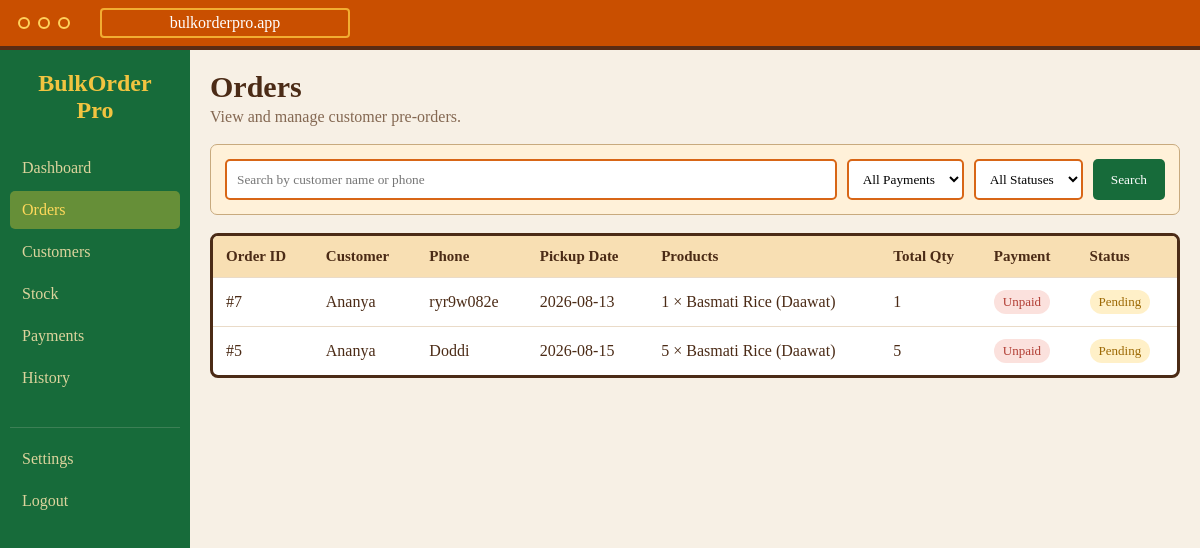
Page /orders (signed in) on the committed database.
### tables this page shows
CREATE TABLE orders (
            id INTEGER PRIMARY KEY AUTOINCREMENT,
            customer_id INTEGER NOT NULL,
            pickup_date TEXT NOT NULL,
            items INTEGER NOT NULL,
            payment_status TEXT NOT NULL,
            order_status TEXT NOT NULL, stock_id INTEGER,
            FOREIGN KEY (customer_id) REFERENCES customers(id)
        );

CREATE TABLE customers (
            id INTEGER PRIMARY KEY AUTOINCREMENT,
            customer_name TEXT NOT NULL,
            phone TEXT NOT NULL,
            date_added TEXT DEFAULT CURRENT_DATE
        );

CREATE TABLE order_items (
            id INTEGER PRIMARY KEY AUTOINCREMENT,
            order_id INTEGER NOT NULL,
            stock_id INTEGER NOT NULL,
            quantity INTEGER NOT NULL,
            FOREIGN KEY (order_id) REFERENCES orders(id),
            FOREIGN KEY (stock_id) REFERENCES stock(id)
        );

CREATE TABLE stock (
            id INTEGER PRIMARY KEY AUTOINCREMENT,
            item_name TEXT NOT NULL,
            brand TEXT NOT NULL,
            stock_quantity INTEGER NOT NULL,
            price REAL NOT NULL
        );

### app.py (the view, shortened to what this page needs)
@app.route("/orders")
def orders():
    if not user_logged_in():
        return redirect(url_for("login_page"))
    search = request.args.get(
        "search",
        ""
    ).strip()
    payment = request.args.get(
        "payment",
        ""
    ).strip()
    status = request.args.get(
        "status",
        ""
    ).strip()
    connection = get_database_connection()
    cursor = connection.cursor()
    query = """
        SELECT
            orders.id,
            customers.customer_name,
            customers.phone,
            orders.pickup_date,
            orders.items,
            orders.payment_status,
            orders.order_status
        FROM orders

        JOIN customers
        ON orders.customer_id = customers.id

        WHERE 1 = 1
    """
    values = []
    if payment:
        query += """
            AND orders.payment_status = ?
        """
        values.append(payment)
    if status:
        query += """
            AND orders.order_status = ?
        """
        values.append(status)
    query += """
        ORDER BY orders.id DESC
    """
    cursor.execute(query, values)
    order_records = cursor.fetchall()
    orders_with_items = []
    for order in order_records:
        cursor.execute("""
            SELECT
                stock.item_name,
                stock.brand,
                stock.price,
                order_items.quantity
            FROM order_items

            JOIN stock
            ON order_items.stock_id = stock.id

            WHERE order_items.order_id = ?
        """, (order["id"],))
        products = cursor.fetchall()
        if products:
            total_items = sum(
                product["quantity"]
                for product in products
            )
        else:
            total_items = order["items"]
        orders_with_items.append({
            "id": order["id"],
            "customer_name": order["customer_name"],
            "phone": order["phone"],
            "pickup_date": order["pickup_date"],
            "payment_status": order["payment_status"],
            "order_status": order["order_status"],
            "products": products,
            "total_items": total_items
        })
    connection.close()
    return render_template(
        "orders.html",
        orders=orders_with_items,
        search=search,
        payment=payment,
        status=status
    )

### app.py (called while the page is built)
def get_database_connection():
    connection = sqlite3.connect(DATABASE)
    connection.row_factory = sqlite3.Row
    return connection

def user_logged_in():
    return "username" in session

### templates/orders.html (shortened to what this page needs)
<!DOCTYPE html>
<html lang="en">
<head>
    <link rel="stylesheet"
          href="{{ url_for('static', filename='orders.css') }}">
</head>
<body class="orders-page">
    <div class="top-bar">
        <div class="circles">
            <span></span>
            <span></span>
            <span></span>
        </div>
        <div class="web-address">
            bulkorderpro.app
        </div>
    </div>
    <div class="orders-container">
        <div class="sidebar">
            <h2>
                BulkOrder
                <span>Pro</span>
            </h2>
            <a href="{{ url_for('dashboard') }}">
                Dashboard
            </a>
            <a href="{{ url_for('orders') }}" class="active">
                Orders
            </a>
            <a href="{{ url_for('customers') }}">
                Customers
            </a>
            <a href="{{ url_for('stock') }}">
                Stock
            </a>
            <a href="#">
                Payments
            </a>
            <a href="#">
                History
            </a>
            <div class="bottom-links">
                <a href="#">
                    Settings
                </a>
                <a href="{{ url_for('logout') }}">
                    Logout
                </a>
            </div>
        </div>
        <main class="main-content">
            <div class="orders-header">
                <div>
                    <h1>Orders</h1>
                    <p>View and manage customer pre-orders.</p>
                </div>
            </div>
            <form
                class="filter-box"
                method="GET"
                action="{{ url_for('orders') }}">
                <input
                    type="text"
                    name="search"
                    value="{{ search }}"
                    placeholder="Search by customer name or phone">
                <select name="payment">
                    <option value="">
                        All Payments
                    </option>
                </select>
                <select name="status">
                    <option value="">
                        All Statuses
                    </option>
                </select>
                <button type="submit">
                    Search
                </button>
            </form>
            <div class="orders-table-box">
                <table>
                    <thead>
                        <tr>
                            <th>Order ID</th>
                            <th>Customer</th>
                            <th>Phone</th>
                            <th>Pickup Date</th>
                            <th>Products</th>
                            <th>Total Qty</th>
                            <th>Payment</th>
                            <th>Status</th>
                        </tr>
                    </thead>
                    <tbody>
                        {% for order in orders %}
                        <tr>
                            <td>
                                #{{ order["id"] }}
                            </td>
                            <td>
                                {{ order["customer_name"] }}
                            </td>
                            <td>
                                {{ order["phone"] }}
                            </td>
                            <td>
                                {{ order["pickup_date"] }}
                            </td>
                            <td>
                                {% if order["products"] %}
                                    {% for product in order["products"] %}
                                        <div class="order-product">
                                            {{ product["quantity"] }}
                                            ×
                                            {{ product["item_name"] }}
                                            ({{ product["brand"] }})
                                        </div>
                                    {% endfor %}
                                {% else %}
                                    <span class="old-order">
                                        Older order
                                    </span>
                                {% endif %}
                            </td>
                            <td>
                                {{ order["total_items"] }}
                            </td>
                            <td>
                                <span class="{{ order['payment_status']|lower }}">
                                    {{ order["payment_status"] }}
                                </span>
                            </td>
                            <td>
                                <span class="{{ order['order_status']|lower }}">
                                    {{ order["order_status"] }}
                                </span>
                            </td>
                        </tr>
                        {% endfor %}
                    </tbody>
                </table>
            </div>
        </main>
    </div>
</body>
</html>

### static/orders.css (style rules this page uses)
* { box-sizing: border-box; }
body { margin: 0; min-height: 100vh; background: #f7f0e5; color: #4b2b16; font-family: Georgia, serif; }
.top-bar { height: 50px; display: flex; align-items: center; padding: 0 18px; background: #c94f00; border-bottom: 4px solid #5a2c14; }
.circles { display: flex; gap: 8px; }
.circles span { width: 12px; height: 12px; border: 2px solid #ffd15c; border-radius: 50%; }
.web-address { width: 250px; margin-left: 30px; padding: 4px; color: white; text-align: center; border: 2px solid #f2ad32; border-radius: 4px; }
.orders-container { display: flex; min-height: calc(100vh - 54px); }
.sidebar { width: 190px; padding: 20px 10px; background: #176b3a; color: #e7dcaa; }
.sidebar h2 { margin-top: 0; margin-bottom: 25px; color: #f2c440; text-align: center; }
.sidebar h2 span { display: block; }
.sidebar a { display: block; margin-bottom: 4px; padding: 10px 12px; color: #ddd49d; text-decoration: none; border-radius: 5px; }
.sidebar a:hover, .sidebar a.active { background: #668f38; color: #ffd95b; }
.bottom-links { margin-top: 30px; padding-top: 12px; border-top: 1px solid #3c8055; }
.main-content { flex: 1; min-width: 0; padding: 20px; }
.orders-header { margin-bottom: 18px; }
.orders-header h1 { margin: 0 0 4px; font-size: 30px; }
.orders-header p { margin: 0; color: #846852; }
.filter-box { display: flex; gap: 10px; margin-bottom: 18px; padding: 14px; background: #fff1d9; border: 1px solid #c8aa7e; border-radius: 7px; }
.filter-box input { flex: 1; min-width: 220px; }
.filter-box input, .filter-box select { padding: 10px; background: white; border: 2px solid #d86616; border-radius: 5px; font-family: Georgia, serif; }
.filter-box button { padding: 10px 18px; background: #176b3a; color: white; border: none; border-radius: 5px; font-family: Georgia, serif; cursor: pointer; }
.orders-table-box { overflow-x: auto; background: white; border: 3px solid #4b2b16; border-radius: 8px; }
table { width: 100%; border-collapse: collapse; }
th { background: #f8dfb3; font-size: 15px; }
th, td { padding: 12px 13px; text-align: left; vertical-align: middle; border-bottom: 1px solid #eadbc8; }
tbody tr:last-child td { border-bottom: none; }
.paid, .unpaid, .deposit, .confirmed, .pending, .completed { display: inline-block; padding: 4px 9px; border-radius: 14px; font-size: 13px; }
.unpaid { background: #fbe1dd; color: #b23f35; }
.deposit, .pending { background: #fff0c8; color: #9d6905; }

### rows in the picture
orders: id "7", customer_name "Ananya", phone "ryr9w082e", pickup_date "2026-08-13", total_items "1", payment_status "Unpaid", order_status "Pending"
order_items: quantity "1", item_name "Basmati Rice", brand "Daawat"
orders: id "5", customer_name "Ananya", phone "Doddi", pickup_date "2026-08-15", total_items "5", payment_status "Unpaid", order_status "Pending"
order_items: quantity "5", item_name "Basmati Rice", brand "Daawat"
